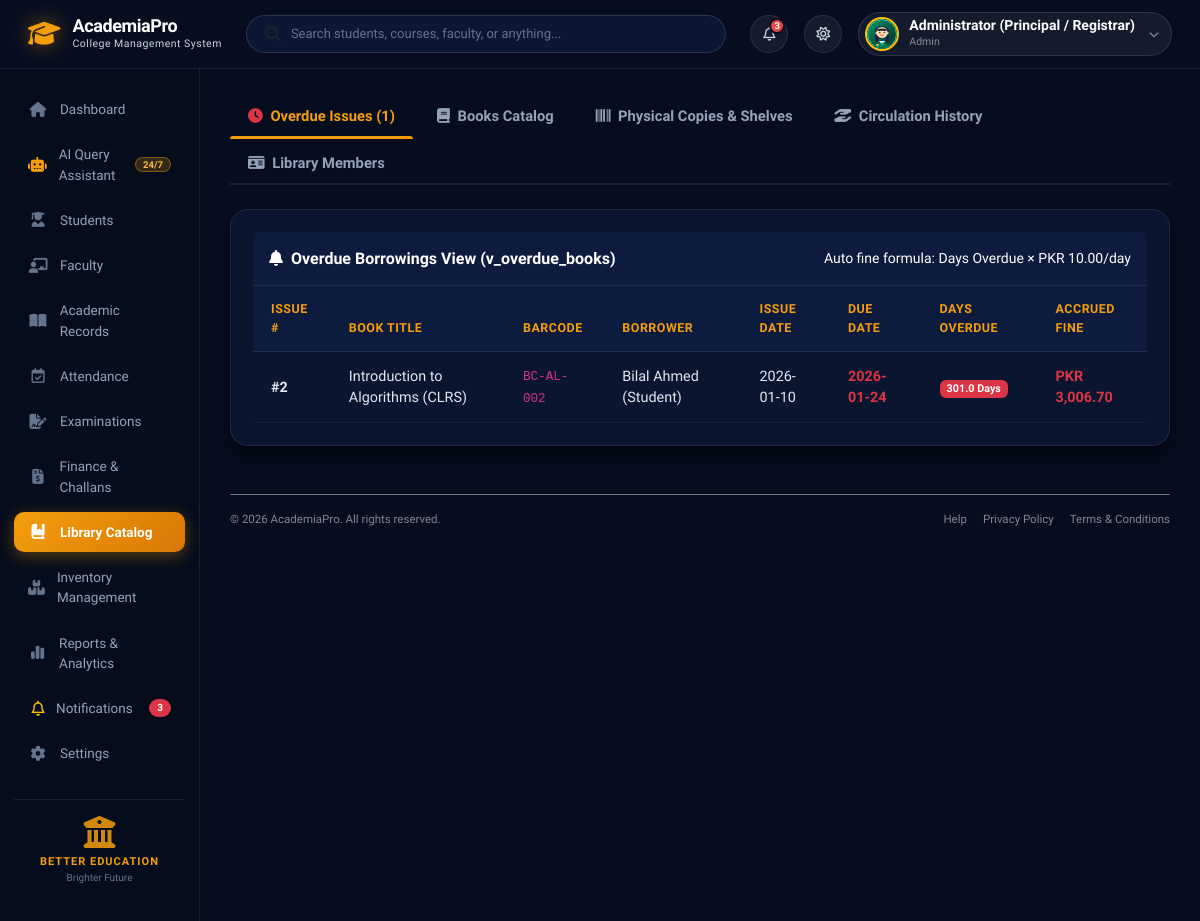
The page /library (signed in) on the database its author committed.
### tables this page shows
CREATE TABLE book_issue (
        issue_id INTEGER PRIMARY KEY AUTOINCREMENT,
        copy_id INTEGER NOT NULL REFERENCES book_copy(copy_id) ON DELETE RESTRICT,
        member_id INTEGER NOT NULL REFERENCES library_member(member_id) ON DELETE RESTRICT,
        issue_date TEXT NOT NULL,
        due_date TEXT NOT NULL,
        return_date TEXT,
        overdue_fine REAL DEFAULT 0.0,
        status TEXT NOT NULL DEFAULT 'Issued'
    );

CREATE TABLE book (
        book_id INTEGER PRIMARY KEY AUTOINCREMENT,
        isbn TEXT NOT NULL UNIQUE,
        title TEXT NOT NULL,
        author TEXT NOT NULL,
        publisher TEXT,
        publication_year INTEGER,
        category TEXT NOT NULL DEFAULT 'General'
    );

CREATE TABLE book_copy (
        copy_id INTEGER PRIMARY KEY AUTOINCREMENT,
        book_id INTEGER NOT NULL REFERENCES book(book_id) ON DELETE RESTRICT,
        barcode TEXT NOT NULL UNIQUE,
        edition TEXT DEFAULT '1st Edition',
        shelf_location TEXT NOT NULL,
        status TEXT NOT NULL DEFAULT 'Available'
    );

CREATE TABLE user_account (
        user_id INTEGER PRIMARY KEY AUTOINCREMENT,
        username TEXT NOT NULL UNIQUE,
        email TEXT NOT NULL UNIQUE,
        password_hash TEXT NOT NULL,
        full_name TEXT NOT NULL,
        is_active INTEGER NOT NULL DEFAULT 1,
        created_at DATETIME DEFAULT CURRENT_TIMESTAMP,
        last_login DATETIME
    , security_pin TEXT DEFAULT '1234', photo_url TEXT DEFAULT '/static/img/avatar_admin.png');

CREATE TABLE library_member (
        member_id INTEGER PRIMARY KEY AUTOINCREMENT,
        user_id INTEGER NOT NULL UNIQUE REFERENCES user_account(user_id) ON DELETE RESTRICT,
        membership_number TEXT NOT NULL UNIQUE,
        member_type TEXT NOT NULL,
        max_allowed_books INTEGER NOT NULL DEFAULT 3,
        is_active INTEGER NOT NULL DEFAULT 1,
        joined_date TEXT DEFAULT CURRENT_DATE
    );

### app/app.py (the view)
@app.route("/library")
def library():
    books = db.query("SELECT * FROM book ORDER BY book_id ASC")
    copies = db.query("""
        SELECT bc.*, b.title as book_title, b.isbn, b.author
        FROM book_copy bc
        JOIN book b ON bc.book_id = b.book_id
    """)
    members = db.query("""
        SELECT lm.*, ua.full_name, ua.email
        FROM library_member lm
        JOIN user_account ua ON lm.user_id = ua.user_id
    """)
    issues = db.query("""
        SELECT bi.*, b.title as book_title, bc.barcode, ua.full_name as member_name, lm.membership_number
        FROM book_issue bi
        JOIN book_copy bc ON bi.copy_id = bc.copy_id
        JOIN book b ON bc.book_id = b.book_id
        JOIN library_member lm ON bi.member_id = lm.member_id
        JOIN user_account ua ON lm.user_id = ua.user_id
        ORDER BY bi.issue_id DESC
    """)
    overdue_books = db.query("SELECT * FROM v_overdue_books")
    return render_template("library.html",
                           books=books,
                           copies=copies,
                           members=members,
                           issues=issues,
                           overdue_books=overdue_books)

### app/database_engine.py (called while the page is built, shortened)
    def get_connection(self):
        if self.use_postgres:
            import psycopg2
            from psycopg2.extras import RealDictCursor
            return psycopg2.connect(**self.pg_config, cursor_factory=RealDictCursor)
        else:
            conn = sqlite3.connect(SQLITE_DB_PATH)
            conn.row_factory = sqlite3.Row
            return conn

    def query(self, sql: str, params: tuple = ()) -> List[Dict[str, Any]]:
        conn = self.get_connection()
        try:
            cursor = conn.cursor()
            cursor.execute(sql, params)
            if cursor.description:
                columns = [col[0] for col in cursor.description]
                rows = cursor.fetchall()
                result = [dict(zip(columns, row)) for row in rows]
            else:
                conn.commit()
                result = []
            return result
        finally:
            conn.close()

    def get_college_profile(self) -> Dict[str, Any]:
        try:
            profiles = self.query("SELECT * FROM college_profile LIMIT 1")
            if profiles:
                p = dict(profiles[0])
                if not p.get("campus_image_url"):
                    p["campus_image_url"] = "https://images.unsplash.com/photo-1541339907198-e08756dedf3f?auto=format&fit=crop&w=1200&q=80"
                return p
        except Exception:
            pass

### app/templates/library.html (shortened to what this page needs)
{% extends "base.html" %}
{% block content %}
<ul class="nav nav-tabs mb-4" id="libraryTabs" role="tablist">
    <li class="nav-item">
        <button class="nav-link active" id="overdue-tab" data-bs-toggle="tab" data-bs-target="#overdue" type="button">
            <i class="fa-solid fa-clock me-1 text-danger"></i> Overdue Issues ({{ overdue_books|length }})
        </button>
    </li>
    <li class="nav-item">
        <button class="nav-link" id="catalog-tab" data-bs-toggle="tab" data-bs-target="#catalog" type="button">
            <i class="fa-solid fa-book me-1"></i> Books Catalog
        </button>
    </li>
    <li class="nav-item">
        <button class="nav-link" id="copies-tab" data-bs-toggle="tab" data-bs-target="#copies" type="button">
            <i class="fa-solid fa-barcode me-1"></i> Physical Copies & Shelves
        </button>
    </li>
    <li class="nav-item">
        <button class="nav-link" id="issues-tab" data-bs-toggle="tab" data-bs-target="#issues" type="button">
            <i class="fa-solid fa-hand-holding-hand me-1"></i> Circulation History
        </button>
    </li>
    <li class="nav-item">
        <button class="nav-link" id="members-tab" data-bs-toggle="tab" data-bs-target="#members" type="button">
            <i class="fa-solid fa-id-card me-1"></i> Library Members
        </button>
    </li>
</ul>
<div class="tab-content" id="libraryTabContent">
    <div class="tab-pane fade show active" id="overdue" role="tabpanel">
        <div class="card border-0 shadow-sm rounded-3">
            <div class="card-header bg-danger text-white py-3 d-flex justify-content-between align-items-center">
                <h6 class="mb-0 fw-bold"><i class="fa-solid fa-bell me-2"></i>Overdue Borrowings View (v_overdue_books)</h6>
                <small>Auto fine formula: Days Overdue &times; PKR 10.00/day</small>
            </div>
            <div class="card-body p-0">
                <div class="table-responsive border-0">
                    <table class="table table-hover align-middle mb-0">
                        <thead class="table-light">
                            <tr>
                                <th>Issue #</th>
                                <th>Book Title</th>
                                <th>Barcode</th>
                                <th>Borrower</th>
                                <th>Issue Date</th>
                                <th>Due Date</th>
                                <th>Days Overdue</th>
                                <th>Accrued Fine</th>
                            </tr>
                        </thead>
                        <tbody>
                            {% for b in overdue_books %}
                            <tr>
                                <td class="fw-bold">#{{ b.issue_id }}</td>
                                <td>{{ b.book_title }}</td>
                                <td><code>{{ b.barcode }}</code></td>
                                <td>{{ b.borrower_name }} ({{ b.member_type }})</td>
                                <td>{{ b.issue_date }}</td>
                                <td class="text-danger fw-semibold">{{ b.due_date }}</td>
                                <td><span class="badge bg-danger">{{ b.days_overdue }} Days</span></td>
                                <td class="text-danger fw-bold">PKR {{ "{:,.2f}".format(b.calculated_fine) }}</td>
                            </tr>
                            {% else %}
                            <tr><td colspan="8" class="text-center text-muted py-3">No overdue books at this time.</td></tr>
                            {% endfor %}
                        </tbody>
                    </table>
                </div>
            </div>
        </div>
    </div>
</div>
{% endblock %}

### app/static/css/style.css (style rules this page uses)
:root { --bs-primary: #f59e0b !important; --bs-primary-rgb: 245, 158, 11 !important; --bs-link-color: #f59e0b !important; --bs-link-hover-color: #fbbf24 !important; --bs-body-bg: #060d1f !important; --bs-body-color: #ffffff !important; --bs-border-color: rgba(255, 255, 255, 0.1) !important; --brand-primary: #0a1530; --brand-secondary: #060d1f; --brand-navy: #0d1b3e; --brand-navy-light: #162a56; --brand-accent: #f59e0b; --brand-gold: #f59e0b; --brand-gold-light: #fbbf24; --brand-gold-dark: #d97706; --brand-cyan: #38bdf8; --brand-rose: #f43f5e; --brand-success: #10b981; --gold-gradient: linear-gradient(135deg, #f59e0b 0%, #d97706 100%); --navy-gradient: linear-gradient(180deg, #060d1f 0%, #0a1530 100%); --bg-page: #060d1f; --bg-surface: #0a1530; --bg-surface-alt: #0d1b3e; --border-subtle: rgba(255, 255, 255, 0.08); --border-gold: rgba(245, 158, 11, 0.35); --border-focus: #f59e0b; --text-main: #ffffff; --text-muted: #94a3b8; --text-inverse: #060d1f; --shadow-sm: 0 2px 6px rgba(0, 0, 0, 0.4); --shadow-md: 0 8px 20px rgba(0, 0, 0, 0.6); --shadow-lg: 0 16px 36px rgba(0, 0, 0, 0.75); --shadow-gold: 0 8px 24px -4px rgba(245, 158, 11, 0.4); --sidebar-width: 260px; --topbar-height: 70px; --radius-sm: 8px; --radius-md: 12px; --radius-lg: 18px; --transition-fast: 0.15s ease; --transition-smooth: 0.25s cubic-bezier(0.4, 0, 0.2, 1); }
.card, .card-stat, .bg-white, .card-header.bg-white, .card-footer.bg-white, .modal-content, .offcanvas { background-color: #0a1530 !important; color: #ffffff !important; border-color: rgba(255, 255, 255, 0.08) !important; }
.card-header { background-color: #0d1b3e !important; color: #ffffff !important; border-bottom: 1px solid rgba(255, 255, 255, 0.08) !important; }
.table { --bs-table-bg: transparent !important; --bs-table-color: #ffffff !important; --bs-table-border-color: rgba(255, 255, 255, 0.08) !important; color: #ffffff !important; }
.table-light, .table-light th, .table-light td, thead.table-light th { background-color: #0d1b3e !important; color: #f59e0b !important; border-color: rgba(255, 255, 255, 0.08) !important; }
html, body { min-height: 100%; margin: 0; padding: 0; font-family: 'Plus Jakarta Sans', -apple-system, BlinkMacSystemFont, "Segoe UI", Roboto, Arial, sans-serif; background-color: var(--bg-page); color: var(--text-main); -webkit-font-smoothing: antialiased; }
.card, .card-stat { background: var(--bg-surface) !important; border: 1px solid var(--border-subtle) !important; border-radius: var(--radius-lg) !important; padding: 22px; box-shadow: var(--shadow-md) !important; color: #ffffff !important; transition: transform var(--transition-smooth), box-shadow var(--transition-smooth); position: relative; overflow: hidden; }
.table { margin-bottom: 0; color: #ffffff; }
.table thead th { background-color: rgba(6, 13, 31, 0.8) !important; color: #94a3b8 !important; font-size: 0.78rem; font-weight: 700; text-transform: uppercase; letter-spacing: 0.5px; border-bottom: 1px solid var(--border-subtle) !important; padding: 14px 18px; }
.table tbody td { padding: 13px 18px; vertical-align: middle; font-size: 0.9rem; border-bottom: 1px solid rgba(255, 255, 255, 0.05); color: #e2e8f0; }
.nav-tabs { border-bottom: 2px solid var(--border-subtle); gap: 6px; }
.nav-tabs .nav-link { border: none; color: var(--text-muted); font-weight: 600; font-size: 0.92rem; padding: 10px 18px; border-radius: var(--radius-md) var(--radius-md) 0 0; position: relative; transition: color var(--transition-fast); }
.nav-tabs .nav-link.active { color: var(--brand-accent); background-color: transparent; }
.nav-tabs .nav-link.active::after { content: ""; position: absolute; bottom: -2px; left: 0; width: 100%; height: 3px; background-color: var(--brand-accent); border-radius: 3px 3px 0 0; }
.main-content, .card-stat, .card { animation: pageZoomIn 0.38s cubic-bezier(0.16, 1, 0.3, 1) both; }

### rows shown on the page
book_issue: issue_id "2", book_title "Introduction to Algorithms (CLRS)", barcode "BC-AL-002", borrower_name "Bilal Ahmed", member_type "Student", issue_date "2026-01-10", due_date "2026-01-24", days_overdue "301.0", calculated_fine "3,006.70"

### other values the page prints
{{ logged_user }} "Administrator (Principal / Registrar)"
{{ logged_role }} "Admin"
{{ overdue_books|length }} "1"
